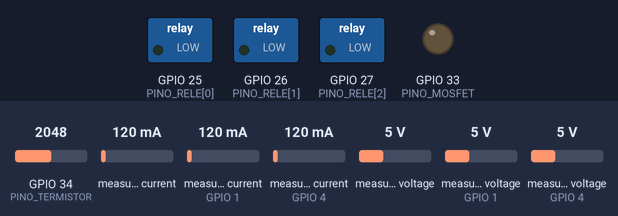
A sketch run on a simulated ESP32. Parts: switched loads named in the sketch (green lamp = pin HIGH), output pins drawn as LEDs (lit = HIGH). Inputs (shaded band) come from the test bench; at power-on: GPIO 34 (PINO_TERMISTOR) = 2048, measured current 120 mA, measured current (sensors on GPIO 1, GPIO 4) 120 mA, measured voltage 5 V, measured voltage (sensors on GPIO 1, GPIO 4) 5 V. What the sketch prints to the serial monitor is not drawn.

Above: at 0.1 s.
Timing chart, 0 to 1.6 s (numbered marks = the images above):
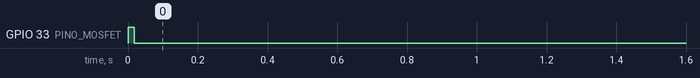

The sketch:

main.ino
```cpp
#include <INA219.h>
#include <Wire.h>
#include <WiFi.h>
#include <WebServer.h>

struct Medicao {
  int   bateria;
  float tensao;
  float corrente;
};

// ─── WiFi Access Point ───────────────────────────────────────────────────────
const char* AP_SSID     = "BMS-ESP32";
const char* AP_PASSWORD = "12345678";
const IPAddress AP_IP(192, 168, 4, 1);
WebServer server(80);

// ─── INA219 ──────────────────────────────────────────────────────────────────
INA219 INA1(0x40);
INA219 INA2(0x41);
INA219 INA3(0x44);

INA219* sensores[] = {&INA1, &INA2, &INA3};
const char* nomes[] = {"Bateria 1", "Bateria 2", "Bateria 3"};

// ─── Pinos ───────────────────────────────────────────────────────────────────
const int PINO_RELE[3]   = {25, 26, 27};
const int PINO_MOSFET    = 33;
const int PINO_TERMISTOR = 34;

// ─── Limites BMS ─────────────────────────────────────────────────────────────
const float TENSAO_MAX   = 4.2;
const float TENSAO_MIN   = 3.0;
const float CORRENTE_MAX = 2000;
const float TEMP_MAX     = 60.0;
const float DELTA_BAL    = 0.05;

// ─── SoC ─────────────────────────────────────────────────────────────────────
const float CAPACIDADE_MAH = 3600.0; // 3x 1200mAh
float soc = 100.0;                   // % inicial
unsigned long ultimoTempoSoC = 0;

// tabela OCV para calibração inicial (tensão média por célula)
float ocvPorSoC[][2] = {
  {4.20, 100}, {4.00, 80}, {3.80, 60},
  {3.60, 40},  {3.40, 20}, {3.20,  5}, {3.00, 0}
};
const int N_OCV = 7;

float tensaoParaSoC(float v) {
  if (v >= ocvPorSoC[0][0])       return 100.0;
  if (v <= ocvPorSoC[N_OCV-1][0]) return 0.0;
  for (int i = 0; i < N_OCV - 1; i++) {
    if (v <= ocvPorSoC[i][0] && v >= ocvPorSoC[i+1][0]) {
      float t = (v - ocvPorSoC[i+1][0]) / (ocvPorSoC[i][0] - ocvPorSoC[i+1][0]);
      return ocvPorSoC[i+1][1] + t * (ocvPorSoC[i][1] - ocvPorSoC[i+1][1]);
    }
  }
  return 0.0;
}

void atualizarSoC(float correnteTotalMA) {
  unsigned long agora = millis();
  float dtHoras = (agora - ultimoTempoSoC) / 3600000.0;
  ultimoTempoSoC = agora;
  soc -= (correnteTotalMA * dtHoras / CAPACIDADE_MAH) * 100.0;
  soc = constrain(soc, 0.0, 100.0);
}

// ─── Estado global ───────────────────────────────────────────────────────────
Medicao leituras[3];
float tempPack    = 0;
bool sistemaAtivo = true;

// ════════════════════════════════════════════════════════════════════════════
// RELÉS
// ════════════════════════════════════════════════════════════════════════════
void setRele(int i, bool ligar) {
  if (i < 0 || i > 2) return;
  digitalWrite(PINO_RELE[i], ligar ? HIGH : LOW);
}

void desligarTodosReles() {
  for (int i = 0; i < 3; i++) setRele(i, false);
}

// ════════════════════════════════════════════════════════════════════════════
// CORTE DO SISTEMA (MOSFET — só a carga)
// ════════════════════════════════════════════════════════════════════════════
void cortarSistema(bool cortar) {
  sistemaAtivo = !cortar;
  digitalWrite(PINO_MOSFET, cortar ? LOW : HIGH);
  if (cortar) {
    desligarTodosReles();
    Serial.println("[BMS] Sistema CORTADO!");
  } else {
    Serial.println("[BMS] Sistema ATIVADO!");
  }
}

// ════════════════════════════════════════════════════════════════════════════
// TEMPERATURA DO PACK
// ════════════════════════════════════════════════════════════════════════════
float lerTemperatura() {
  int raw = analogRead(PINO_TERMISTOR);
  float tensaoADC = raw * (3.3 / 4095.0);
  return tensaoADC * (100.0 / 3.3); // substituir por curva NTC real
}

// ════════════════════════════════════════════════════════════════════════════
// MEDIÇÃO
// ════════════════════════════════════════════════════════════════════════════
Medicao medir(int i) {
  Medicao m;
  m.bateria  = i + 1;
  m.tensao   = sensores[i]->getBusVoltage();
  m.corrente = sensores[i]->getCurrent_mA();
  return m;
}

// ════════════════════════════════════════════════════════════════════════════
// BALANCEAMENTO
// ════════════════════════════════════════════════════════════════════════════
void balancear() {
  float tensoes[3];
  float media = 0;
  for (int i = 0; i < 3; i++) {
    tensoes[i] = leituras[i].tensao;
    media += tensoes[i];
  }
  media /= 3.0;
  for (int i = 0; i < 3; i++) {
    bool drenar = (tensoes[i] > media + DELTA_BAL);
    setRele(i, drenar);
    if (drenar)
      Serial.printf("[BAL] Rele %d LIGADO (%.3fV > media %.3fV)\n", i+1, tensoes[i], media);
  }
}

// ════════════════════════════════════════════════════════════════════════════
// PROTEÇÕES + RECUPERAÇÃO AUTOMÁTICA
// ════════════════════════════════════════════════════════════════════════════
bool condicoesNormais() {
  for (int i = 0; i < 3; i++) {
    if (leituras[i].tensao > TENSAO_MAX)          return false;
    if (leituras[i].tensao < TENSAO_MIN)           return false;
    if (abs(leituras[i].corrente) > CORRENTE_MAX) return false;
  }
  if (tempPack > TEMP_MAX) return false;
  return true;
}

void verificarProtecoes() {
  for (int i = 0; i < 3; i++) {
    if (leituras[i].tensao > TENSAO_MAX || leituras[i].tensao < TENSAO_MIN) {
      Serial.printf("[PROT] %s - tensao fora: %.2fV\n", nomes[i], leituras[i].tensao);
      cortarSistema(true); return;
    }
    if (abs(leituras[i].corrente) > CORRENTE_MAX) {
      Serial.printf("[PROT] %s - sobrecorrente: %.1fmA\n", nomes[i], leituras[i].corrente);
      cortarSistema(true); return;
    }
  }
  if (tempPack > TEMP_MAX) {
    Serial.printf("[PROT] Superaquecimento: %.1fC\n", tempPack);
    cortarSistema(true);
  }
}

// ════════════════════════════════════════════════════════════════════════════
// SERVIDOR WEB
// ════════════════════════════════════════════════════════════════════════════
void handleRoot() {
  String html = R"rawhtml(
<!DOCTYPE html><html lang="pt-BR">
<head>
<meta charset="UTF-8">
<meta name="viewport" content="width=device-width,initial-scale=1">
<title>BMS Dashboard</title>
<style>
  *{box-sizing:border-box;}
  body{font-family:Arial,sans-serif;background:#111;color:#eee;margin:0;padding:12px;}
  h1{text-align:center;color:#4fc3f7;margin:8px 0;}
  #status{text-align:center;font-size:1.1em;margin:4px 0;}
  .ok{color:#66bb6a;} .err{color:#ef5350;}
  #temp{text-align:center;font-size:1em;color:#ffb74d;margin:4px 0;}
  .soc-wrap{max-width:860px;margin:10px auto;background:#1e1e1e;border-radius:12px;padding:12px;}
  .soc-label{display:flex;justify-content:space-between;font-size:.9em;color:#aaa;margin-bottom:6px;}
  .soc-bar-bg{background:#333;border-radius:8px;height:22px;overflow:hidden;}
  .soc-bar{height:100%;border-radius:8px;transition:width .5s,background .5s;}
  .grid{display:grid;grid-template-columns:1fr 1fr;gap:12px;max-width:860px;margin:10px auto 0;}
  .card{background:#1e1e1e;border-radius:12px;padding:12px;}
  .card h3{margin:0 0 8px;font-size:.95em;color:#aaa;text-align:center;}
  canvas{display:block;width:100%!important;}
</style>
</head>
<body>
<h1>BMS Dashboard</h1>
<div id="status" class="ok">Sistema: ATIVO</div>
<div id="temp">Temperatura do Pack: --°C</div>

<div class="soc-wrap">
  <div class="soc-label">
    <span>Estado de Carga (SoC)</span>
    <span id="socPct">--%</span>
  </div>
  <div class="soc-bar-bg">
    <div class="soc-bar" id="socBar" style="width:0%;background:#66bb6a;"></div>
  </div>
</div>

<div class="grid">
  <div class="card"><h3>Tensao (V)</h3>    <canvas id="cV" height="160"></canvas></div>
  <div class="card"><h3>Corrente (mA)</h3> <canvas id="cI" height="160"></canvas></div>
  <div class="card"><h3>Pack Total (V)</h3><canvas id="cP" height="160"></canvas></div>
</div>

<script>
const LABELS = ['Bat1','Bat2','Bat3'];
const CORES  = ['#4fc3f7','#aed581','#ffb74d'];

function barChart(id, data, minV, maxV) {
  var cv  = document.getElementById(id);
  var ctx = cv.getContext('2d');
  var W   = cv.parentElement.clientWidth - 24;
  cv.width = W; cv.height = 160;
  ctx.fillStyle = '#1e1e1e'; ctx.fillRect(0,0,W,160);
  var pad=32, top=14, bot=138;
  var slotW = (W - pad) / 3;
  var barW  = Math.floor(slotW * 0.6);
  var range = (maxV - minV) || 1;
  for (var i = 0; i < 3; i++) {
    var x = pad + i * slotW + (slotW - barW) / 2;
    var h = Math.max(2, ((data[i] - minV) / range) * (bot - top));
    ctx.fillStyle = CORES[i];
    ctx.beginPath();
    if (ctx.roundRect) ctx.roundRect(x, bot-h, barW, h, 4);
    else ctx.rect(x, bot-h, barW, h);
    ctx.fill();
    ctx.fillStyle = '#eee'; ctx.font = '11px Arial'; ctx.textAlign = 'center';
    ctx.fillText(data[i].toFixed(2), x + barW/2, bot - h - 4);
    ctx.fillStyle = '#aaa'; ctx.font = '11px Arial';
    ctx.fillText(LABELS[i], x + barW/2, 155);
  }
  ctx.strokeStyle = '#333'; ctx.lineWidth = 1;
  for (var g = 0; g <= 4; g++) {
    var y = bot - (g/4)*(bot-top);
    ctx.beginPath(); ctx.moveTo(pad, y); ctx.lineTo(W-2, y); ctx.stroke();
    ctx.fillStyle = '#666'; ctx.font = '9px Arial'; ctx.textAlign = 'right';
    ctx.fillText((minV + g/4 * range).toFixed(1), pad-2, y+3);
  }
}

function packChart(id, data) {
  var cv  = document.getElementById(id);
  var ctx = cv.getContext('2d');
  var W   = cv.parentElement.clientWidth - 24;
  cv.width = W; cv.height = 160;
  ctx.fillStyle = '#1e1e1e'; ctx.fillRect(0,0,W,160);
  var cx = W/2, cy = 72, r = 58;
  var total = data.reduce(function(a,b){return a+b;}, 0);
  var start = -Math.PI/2;
  for (var i = 0; i < 3; i++) {
    var slice = (data[i]/total)*2*Math.PI;
    ctx.beginPath(); ctx.moveTo(cx,cy);
    ctx.arc(cx, cy, r, start, start+slice);
    ctx.closePath(); ctx.fillStyle = CORES[i]; ctx.fill();
    start += slice;
  }
  ctx.beginPath(); ctx.arc(cx, cy, 28, 0, 2*Math.PI);
  ctx.fillStyle = '#1e1e1e'; ctx.fill();
  ctx.fillStyle = '#eee'; ctx.font = 'bold 12px Arial'; ctx.textAlign = 'center';
  ctx.fillText(total.toFixed(2)+'V', cx, cy+5);
  for (var i = 0; i < 3; i++) {
    var lx = 4 + (i%2)*(W/2), ly = 140 + Math.floor(i/2)*14;
    ctx.fillStyle = CORES[i]; ctx.fillRect(lx, ly, 10, 8);
    ctx.fillStyle = '#aaa'; ctx.font = '10px Arial'; ctx.textAlign = 'left';
    ctx.fillText(LABELS[i]+' '+data[i].toFixed(2)+'V', lx+13, ly+8);
  }
}

function atualizarSoC(pct) {
  document.getElementById('socPct').textContent = pct.toFixed(1) + '%';
  var bar = document.getElementById('socBar');
  bar.style.width = pct + '%';
  bar.style.background = pct > 50 ? '#66bb6a' : pct > 20 ? '#ffb74d' : '#ef5350';
}

async function atualizar() {
  try {
    var r = await fetch('/dados');
    var d = await r.json();
    var tv = d.baterias.map(function(b){return b.tensao;});
    var tc = d.baterias.map(function(b){return b.corrente;});
    barChart('cV', tv, Math.min.apply(null,tv)-0.1, Math.max.apply(null,tv)+0.1);
    barChart('cI', tc, Math.min(0,Math.min.apply(null,tc)), Math.max.apply(null,tc)+10);
    packChart('cP', tv);
    atualizarSoC(d.soc);
    document.getElementById('temp').textContent = 'Temperatura do Pack: ' + d.temperatura.toFixed(1) + '°C';
    var st = document.getElementById('status');
    st.textContent = 'Sistema: ' + (d.ativo ? 'ATIVO' : 'CORTADO');
    st.className   = d.ativo ? 'ok' : 'err';
  } catch(e) { console.log(e); }
}

atualizar();
setInterval(atualizar, 1000);
</script>
</body></html>
)rawhtml";
  server.send(200, "text/html", html);
}

void handleDados() {
  float totalV = 0, totalI = 0;
  for (int i = 0; i < 3; i++) {
    totalV += leituras[i].tensao;
    totalI += leituras[i].corrente;
  }
  String json = "{\"ativo\":"      + String(sistemaAtivo ? "true" : "false")
              + ",\"temperatura\":" + String(tempPack, 1)
              + ",\"soc\":"         + String(soc, 1)
              + ",\"totalV\":"      + String(totalV, 3)
              + ",\"baterias\":[";
  for (int i = 0; i < 3; i++) {
    json += "{\"id\":"       + String(i + 1)
          + ",\"tensao\":"   + String(leituras[i].tensao,   3)
          + ",\"corrente\":" + String(leituras[i].corrente, 2)
          + "}";
    if (i < 2) json += ",";
  }
  json += "]}";
  server.send(200, "application/json", json);
}

// ════════════════════════════════════════════════════════════════════════════
// SETUP
// ════════════════════════════════════════════════════════════════════════════
void setup() {
  Serial.begin(115200);
  Wire.begin();

  for (int i = 0; i < 3; i++) {
    pinMode(PINO_RELE[i], OUTPUT);
    digitalWrite(PINO_RELE[i], LOW);
  }
  pinMode(PINO_MOSFET, OUTPUT);
  digitalWrite(PINO_MOSFET, HIGH);

  for (int i = 0; i < 3; i++) {
    if (!sensores[i]->begin()) {
      Serial.printf("%s: INA219 nao encontrado!\n", nomes[i]);
    } else {
      sensores[i]->setMaxCurrentShunt(2, 0.1);
      Serial.printf("%s: iniciado!\n", nomes[i]);
    }
  }

  // calibração inicial do SoC pela tensão média do pack
  float tensaoMedia = 0;
  for (int i = 0; i < 3; i++) tensaoMedia += sensores[i]->getBusVoltage();
  tensaoMedia /= 3.0;
  soc = tensaoParaSoC(tensaoMedia);
  ultimoTempoSoC = millis();
  Serial.printf("[SOC] Calibrado: %.1f%% (tensao media: %.3fV)\n", soc, tensaoMedia);

  WiFi.mode(WIFI_AP);
  WiFi.softAPConfig(AP_IP, AP_IP, IPAddress(255, 255, 255, 0));
  WiFi.softAP(AP_SSID, AP_PASSWORD);
  Serial.printf("AP: '%s' | Senha: '%s'\n", AP_SSID, AP_PASSWORD);
  Serial.printf("Acesse: http://%s\n", AP_IP.toString().c_str());

  server.on("/",      handleRoot);
  server.on("/dados", handleDados);
  server.begin();
}

// ════════════════════════════════════════════════════════════════════════════
// LOOP
// ════════════════════════════════════════════════════════════════════════════
void loop() {
  server.handleClient();

  for (int i = 0; i < 3; i++) leituras[i] = medir(i);
  tempPack = lerTemperatura();

  // Coulomb Counting com corrente total do pack
  float correnteTotal = 0;
  for (int i = 0; i < 3; i++) correnteTotal += leituras[i].corrente;
  atualizarSoC(correnteTotal);

  if (sistemaAtivo) {
    verificarProtecoes();
    balancear();
  } else if (condicoesNormais()) {
    cortarSistema(false);
  }

  float totalV = 0;
  for (int i = 0; i < 3; i++) {
    totalV += leituras[i].tensao;
    Serial.printf("[%s] %.3fV | %.1fmA\n", nomes[i], leituras[i].tensao, leituras[i].corrente);
  }
  Serial.printf("[PACK] %.3fV | SoC: %.1f%% | %.1fC | %s\n\n",
                totalV, soc, tempPack, sistemaAtivo ? "ATIVO" : "CORTADO");

  delay(500);
}
```

Measured:
- by itself, GPIO 33 (PINO_MOSFET): HIGH → LOW at 0.02 s
